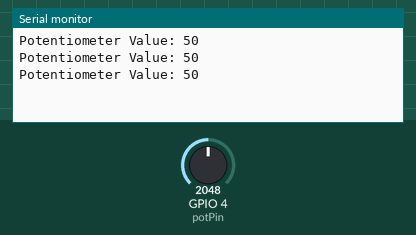
A sketch run on a simulated ESP32. Shown: the last lines printed to the serial monitor. The test bench sets the inputs (shaded band); at power-on: GPIO 4 (potPin) = 2048.

Above: at 1.3 s.
1.4 s: GPIO 4 (potPin) set to 2866
At 1.9 s:
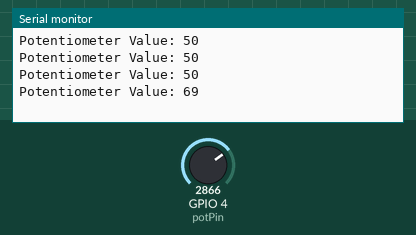
2.9 s: GPIO 4 (potPin) set to 3603
At 3.4 s:
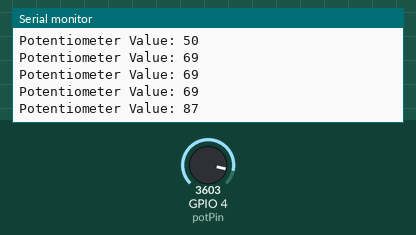
Timing chart, 0 to 5.9 s (numbered marks = the images above; inputs shaded):
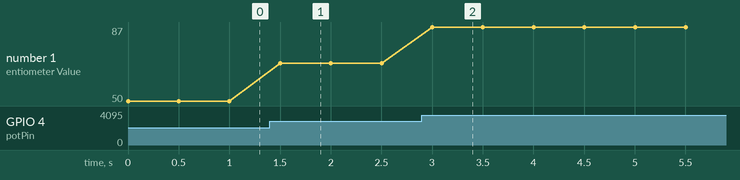

The sketch:

Potentiometer.ino
```cpp
const int potPin = 4; // Analog pin connected to the potentiometer

void setup() {
  Serial.begin(9600);
}

void loop() {
  // Read the value from the potentiometer
  int potValue = analogRead(potPin);
  potValue = map(potValue, 0,4095, 0, 100);
  // Print the value to the Serial monitor
  Serial.print("Potentiometer Value: ");
  Serial.println(potValue);

  delay(500); // Delay for stability
}
```

Measured:
- after the input at 1.4 s, the serial monitor: prints a new line after 0.10 s (image 1)
- after the input at 2.9 s, the serial monitor: prints a new line after 0.10 s (image 2)
- plotted number 1: 50 → 69 after the input at 1.4 s, 69 → 87 after the input at 2.9 s
